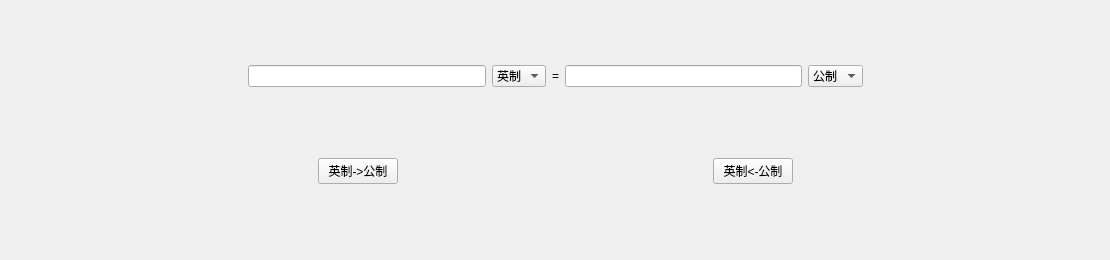
    <widget class="QWidget" name="tab_2">
     <attribute name="title">
      <string>长度转换</string>
     </attribute>
     <widget class="QWidget" name="">
      <property name="geometry">
       <rect>
        <x>10</x>
        <y>0</y>
        <width>1091</width>
        <height>251</height>
       </rect>
      </property>
      <layout class="QVBoxLayout" name="verticalLayout_2">
       <item>
        <layout class="QHBoxLayout" name="horizontalLayout_2">
         <item>
          <spacer name="horizontalSpacer_8">
           <property name="orientation">
            <enum>Qt::Horizontal</enum>
           </property>
           <property name="sizeHint" stdset="0">
            <size>
             <width>78</width>
             <height>20</height>
            </size>
           </property>
          </spacer>
         </item>
         <item>
          <widget class="QLineEdit" name="lineEdit_length_ENG">
           <property name="placeholderText">
            <string/>
           </property>
          </widget>
         </item>
         <item>
          <widget class="QComboBox" name="comboBox_length_ENG">
           <property name="enabled">
            <bool>true</bool>
           </property>
           <property name="editable">
            <bool>false</bool>
           </property>
           <property name="currentIndex">
            <number>0</number>
           </property>
           <item>
            <property name="text">
             <string>英制</string>
            </property>
           </item>
           <item>
            <property name="text">
             <string>英寸</string>
            </property>
           </item>
           <item>
            <property name="text">
             <string>英尺</string>
            </property>
           </item>
           <item>
            <property name="text">
             <string>码</string>
            </property>
           </item>
           <item>
            <property name="text">
             <string>英里</string>
            </property>
           </item>
          </widget>
         </item>
         <item>
          <widget class="QLabel" name="label_binary_2">
           <property name="text">
            <string>=</string>
           </property>
          </widget>
         </item>
         <item>
          <widget class="QLineEdit" name="lineEdit_length_GONG"/>
         </item>
         <item>
          <widget class="QComboBox" name="comboBox_length_GONG">
           <property name="currentIndex">
            <number>0</number>
           </property>
           <item>
            <property name="text">
             <string>公制</string>
            </property>
           </item>
           <item>
            <property name="text">
             <string>米</string>
            </property>
           </item>
           <item>
            <property name="text">
             <string>分米</string>
            </property>
           </item>
           <item>
            <property name="text">
             <string>厘米</string>
            </property>
           </item>
           <item>
            <property name="text">
             <string>毫米</string>
            </property>
           </item>
           <item>
            <property name="text">
             <string>微米</string>
            </property>
           </item>
           <item>
            <property name="text">
             <string>纳米</string>
            </property>
           </item>
          </widget>
         </item>
         <item>
          <spacer name="horizontalSpacer_9">
           <property name="orientation">
            <enum>Qt::Horizontal</enum>
           </property>
           <property name="sizeHint" stdset="0">
            <size>
             <width>58</width>
             <height>20</height>
            </size>
           </property>
          </spacer>
         </item>
        </layout>
       </item>
       <item>
        <layout class="QHBoxLayout" name="horizontalLayout_4">
         <item>
          <spacer name="horizontalSpacer_5">
           <property name="orientation">
            <enum>Qt::Horizontal</enum>
           </property>
           <property name="sizeHint" stdset="0">
            <size>
             <width>40</width>
             <height>20</height>
            </size>
           </property>
          </spacer>
         </item>
         <item>
          <widget class="QPushButton" name="pushButton_length_EtG">
           <property name="text">
            <string>英制-&gt;公制</string>
           </property>
          </widget>
         </item>
         <item>
          <spacer name="horizontalSpacer_7">
           <property name="orientation">
            <enum>Qt::Horizontal</enum>
           </property>
           <property name="sizeHint" stdset="0">
            <size>
             <width>40</width>
             <height>20</height>
            </size>
           </property>
          </spacer>
         </item>
         <item>
          <widget class="QPushButton" name="pushButton_length_GtE">
           <property name="text">
            <string>英制&lt;-公制</string>
           </property>
          </widget>
         </item>
         <item>
          <spacer name="horizontalSpacer_6">
           <property name="orientation">
            <enum>Qt::Horizontal</enum>
           </property>
           <property name="sizeHint" stdset="0">
            <size>
             <width>40</width>
             <height>20</height>
            </size>
           </property>
          </spacer>
         </item>
        </layout>
       </item>
      </layout>
     </widget>
    </widget>
